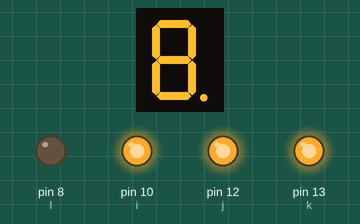
A sketch run on a simulated Arduino Uno, built with avr-gcc and run on an emulated ATmega328P. Shown: 1-digit seven-segment display, output pins drawn as LEDs (lit = HIGH). Wiring (inferred from the names in the program): 1-digit 7-segment display, segments lit when HIGH: segments pin 11, pin 9, pin 6, pin 4, pin 3, pin 2, pin 5, pin 7. The segment pins are drawn as the display they are named for; pins used as bus, display or sensor lines are not drawn.

Above: at 0.1 s.
At 1.9 s:
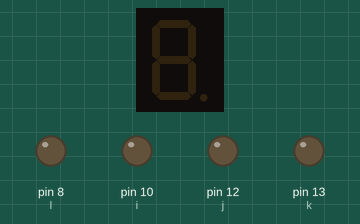
At 4.9 s:
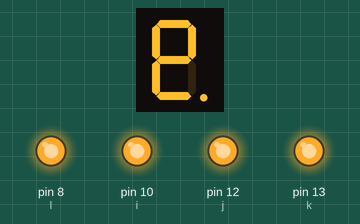
At 9.7 s:
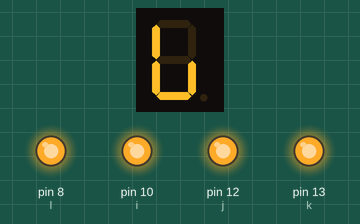
At 10.9 s:
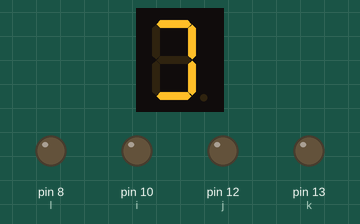
At 12.1 s:
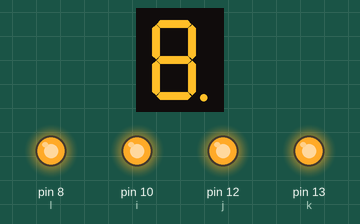
Timing chart, 0 to 40.0 s (numbered marks = the images above):
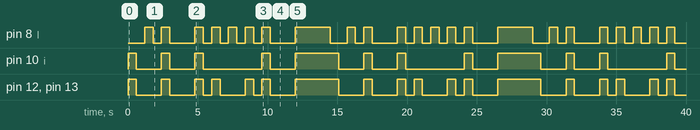

Measured:
- by itself, pin 10 (i): repeats every 14.5 s: 2 × (LOW 1.8 s, HIGH 0.60 s), LOW 4.2 s, HIGH 0.60 s, LOW 1.8 s, HIGH 3.1 s
- by itself, pin 8 (l): repeats every 14.5 s: LOW 0.60 s, HIGH 0.60 s, LOW 1.8 s, 4 × (HIGH 0.60 s, LOW 0.60 s), HIGH 0.60 s, LOW 1.8 s, HIGH 2.5 s, LOW 1.2 s, HIGH 0.60 s
- by itself, pin 12 (j), pin 13 (k): repeats every 14.5 s: 2 × (LOW 1.8 s, HIGH 0.60 s), LOW 0.60 s, HIGH 0.60 s, LOW 1.8 s, HIGH 0.60 s, LOW 0.60 s, HIGH 0.60 s, LOW 1.8 s, HIGH 3.1 s
- what the display in image 1 shows lasts 0.6 s, from 1.8 s to 2.4 s

The sketch:

LED-code.ino
```cpp
int a=11, b=9, c=6, d=4, e=3, f=2, g=5, h=7, i=10, j=12, k=13, l=8;


void setup() {
  pinMode(a, OUTPUT); pinMode(b, OUTPUT); pinMode(c, OUTPUT); pinMode(d, OUTPUT);
  pinMode(e, OUTPUT); pinMode(f, OUTPUT); pinMode(g, OUTPUT); pinMode(h, OUTPUT);
  pinMode(i, OUTPUT); pinMode(j, OUTPUT); pinMode(k, OUTPUT); pinMode(l, OUTPUT);
}


void loop() {
  ZERO(); delay(600); AllLow(); delay(600);
  NINE(); delay(600); AllLow(); delay(600);
  EIGHT(); delay(600); AllLow(); delay(600);
  SEVEN(); delay(600); AllLow(); delay(600);
  SIX(); delay(600); AllLow(); delay(600);
  FIVE(); delay(600); AllLow(); delay(600);
  FOUR(); delay(600); AllLow(); delay(600);
  THREE(); delay(600); AllLow(); delay(600);
  TWO(); delay(600); AllLow(); delay(600);
  ONE(); delay(600); AllLow(); delay(600);
  BLINK();
}


// --- Utility Functions ---
void AllLow() { digitalWrite(a,LOW); digitalWrite(b,LOW); digitalWrite(c,LOW); digitalWrite(d,LOW);
  digitalWrite(e,LOW); digitalWrite(f,LOW); digitalWrite(g,LOW); digitalWrite(h,LOW);
  digitalWrite(i,LOW); digitalWrite(j,LOW); digitalWrite(k,LOW); digitalWrite(l,LOW); }


void ZERO() { AllLow(); digitalWrite(a,HIGH); digitalWrite(b,HIGH); digitalWrite(c,HIGH);
  digitalWrite(d,HIGH); digitalWrite(e,HIGH); digitalWrite(f,HIGH); digitalWrite(g,HIGH);
  digitalWrite(h,HIGH); digitalWrite(i,HIGH); digitalWrite(j,HIGH); digitalWrite(k,HIGH); }


void ONE() { AllLow(); digitalWrite(a,HIGH); digitalWrite(b,HIGH); digitalWrite(c,HIGH); digitalWrite(d,HIGH); }


void TWO() { AllLow(); digitalWrite(c,HIGH); digitalWrite(d,HIGH); digitalWrite(e,HIGH); digitalWrite(f,HIGH);
  digitalWrite(i,HIGH); digitalWrite(j,HIGH); digitalWrite(l,HIGH); digitalWrite(k,HIGH); }


void THREE() { AllLow(); digitalWrite(a,HIGH); digitalWrite(b,HIGH); digitalWrite(c,HIGH); digitalWrite(d,HIGH);
  digitalWrite(e,HIGH); digitalWrite(f,HIGH); digitalWrite(h,HIGH); digitalWrite(j,HIGH); digitalWrite(l,HIGH); digitalWrite(k,HIGH); }


void FOUR() { AllLow(); digitalWrite(a,HIGH); digitalWrite(b,HIGH); digitalWrite(c,HIGH); digitalWrite(d,HIGH);
  digitalWrite(f,HIGH); digitalWrite(g,HIGH); digitalWrite(h,HIGH); digitalWrite(l,HIGH); }


void FIVE() { AllLow(); digitalWrite(a,HIGH); digitalWrite(b,HIGH); digitalWrite(d,HIGH); digitalWrite(e,HIGH);
  digitalWrite(f,HIGH); digitalWrite(g,HIGH); digitalWrite(h,HIGH); digitalWrite(j,HIGH); digitalWrite(l,HIGH); digitalWrite(k,HIGH); }


void SIX() { AllLow(); digitalWrite(a,HIGH); digitalWrite(b,HIGH); digitalWrite(d,HIGH); digitalWrite(e,HIGH);
  digitalWrite(f,HIGH); digitalWrite(g,HIGH); digitalWrite(h,HIGH); digitalWrite(i,HIGH); digitalWrite(j,HIGH); digitalWrite(l,HIGH); digitalWrite(k,HIGH); }


void SEVEN() { AllLow(); digitalWrite(a,HIGH); digitalWrite(b,HIGH); digitalWrite(c,HIGH); digitalWrite(d,HIGH); digitalWrite(e,HIGH); digitalWrite(f,HIGH); }


void EIGHT() { AllLow(); digitalWrite(a,HIGH); digitalWrite(b,HIGH); digitalWrite(c,HIGH); digitalWrite(d,HIGH); digitalWrite(e,HIGH); digitalWrite(f,HIGH);
  digitalWrite(g,HIGH); digitalWrite(h,HIGH); digitalWrite(i,HIGH); digitalWrite(j,HIGH); digitalWrite(l,HIGH); digitalWrite(k,HIGH); }


void NINE() { AllLow(); digitalWrite(a,HIGH); digitalWrite(b,HIGH); digitalWrite(c,HIGH); digitalWrite(d,HIGH); digitalWrite(e,HIGH);
  digitalWrite(f,HIGH); digitalWrite(g,HIGH); digitalWrite(h,HIGH); digitalWrite(l,HIGH); }


void allHIGH() { digitalWrite(a,HIGH); digitalWrite(b,HIGH); digitalWrite(c,HIGH); digitalWrite(d,HIGH);
  digitalWrite(e,HIGH); digitalWrite(f,HIGH); digitalWrite(g,HIGH); digitalWrite(h,HIGH); digitalWrite(i,HIGH);
  digitalWrite(j,HIGH); digitalWrite(l,HIGH); digitalWrite(k,HIGH); }


void BLINK() { allHIGH(); delay(500); AllLow(); allHIGH(); delay(500); AllLow();
  allHIGH(); delay(500); AllLow(); allHIGH(); delay(500); AllLow(); allHIGH(); delay(500); AllLow(); }
```
